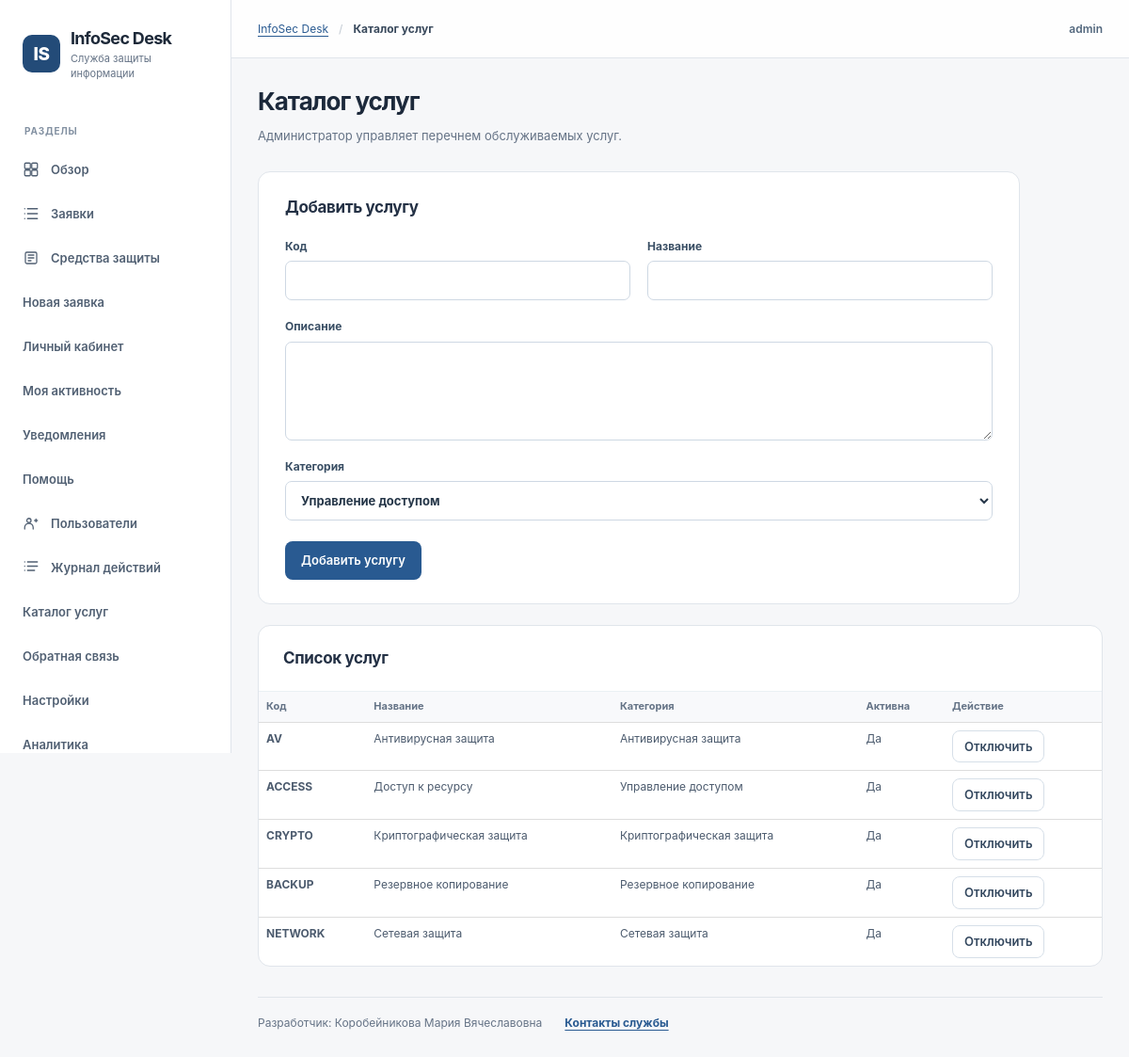
Page /admin/services (signed in) on the committed database.
### tables this page shows
CREATE TABLE users (
    id INTEGER PRIMARY KEY,
    username TEXT NOT NULL UNIQUE COLLATE NOCASE,
    full_name TEXT NOT NULL,
    password_hash TEXT NOT NULL,
    role TEXT NOT NULL CHECK (role IN ('requester', 'operator', 'admin')),
    active INTEGER NOT NULL DEFAULT 1 CHECK (active IN (0, 1)),
    created_at TEXT NOT NULL DEFAULT (datetime('now'))
);

CREATE TABLE service_catalog (
 id INTEGER PRIMARY KEY, code TEXT NOT NULL UNIQUE, name TEXT NOT NULL,
 description TEXT NOT NULL DEFAULT '', category TEXT NOT NULL, active INTEGER NOT NULL DEFAULT 1
);

### src/infosec_desk/web.py (the view)
    @app.get("/admin/services")
    def admin_services():
        require_user({"admin"})
        return show("admin_services.html", "Каталог услуг", items=service.list_services(db_path))

### src/infosec_desk/db.py (called while the page is built)
def connect(path: str | Path) -> sqlite3.Connection:
    db = sqlite3.connect(str(path), timeout=10)
    db.row_factory = sqlite3.Row
    db.execute("PRAGMA foreign_keys = ON")
    db.execute("PRAGMA busy_timeout = 5000")
    return db

### src/infosec_desk/security.py (called while the page is built)
def new_csrf_token() -> str:
    return secrets.token_urlsafe(32)

### src/infosec_desk/service.py (called while the page is built)
def find_user(db_path, user_id):
    with connect(db_path) as db:
        row = db.execute(
            "SELECT id,username,full_name,role,active FROM users WHERE id=?", (user_id,)
        ).fetchone()
    return dict(row) if row and row["active"] else None

def list_services(db_path, active_only=False):
    with connect(db_path) as db:
        sql = (
            "SELECT * FROM service_catalog"
            + (" WHERE active=1" if active_only else "")
            + " ORDER BY name"
        )
        return [dict(x) for x in db.execute(sql)]

def get_settings(db_path):
    with connect(db_path) as db:
        settings = {
            r["setting_key"]: r["setting_value"]
            for r in db.execute("SELECT * FROM application_settings")
        }
    return {
        "help_email": settings.get("help_email", "Уточняется у администратора"),
        "office_hours": settings.get("office_hours", "Пн-Пт, 09:00-18:00"),
        "site_title": settings.get("site_title", "InfoSec Desk"),
    }

### src/infosec_desk/templates/admin_services.html (shortened to what this page needs)
{% extends 'base.html' %}
{% block content %}
<div class="page-head"><div><h1>Каталог услуг</h1>
  <p class="page-description">Администратор управляет перечнем обслуживаемых услуг.</p>
</div></div>
<section class="panel narrow" aria-labelledby="service-add-title">
  <div class="panel-body">
    <h2 id="service-add-title" class="panel-title">Добавить услугу</h2>
    <form method="post" action="/admin/services" class="stack">
      <div class="form-grid">
        <label for="service-code">Код<input id="service-code" name="code" required></label>
        <label for="service-name">Название<input id="service-name" name="name" required></label>
      </div>
      <label for="service-description">Описание<textarea id="service-description" name="description" rows="3"></textarea></label>
      <label for="service-category">Категория
        <select id="service-category" name="category">{% for k, v in categories.items() %}<option value="{{ k }}">{{ v }}</option>{% endfor %}</select>
      </label>
      <div class="form-actions"><button class="primary" type="submit">Добавить услугу</button></div>
    </form>
  </div>
</section>
<section class="panel" aria-labelledby="service-list-title">
  <header class="panel-header"><h2 id="service-list-title">Список услуг</h2></header>
  <div class="table-wrap">
    <table class="data-table">
      <thead><tr><th scope="col">Код</th><th scope="col">Название</th><th scope="col">Категория</th><th scope="col">Активна</th><th scope="col">Действие</th></tr></thead>
      <tbody>
        {% for item in items %}
        <tr>
          <td class="table-strong">{{ item.code }}</td>
          <td>{{ item.name }}</td>
          <td>{{ categories[item.category] }}</td>
          <td>{{ 'Да' if item.active else 'Нет' }}</td>
          <td>
            <form method="post" action="/admin/services/{{ item.id }}/toggle">
              <button class="secondary" type="submit">{{ 'Отключить' if item.active else 'Включить' }}</button>
            </form>
          </td>
        </tr>
        {% else %}<tr><td colspan="5" class="empty-cell">Услуги пока не добавлены.</td></tr>{% endfor %}
      </tbody>
    </table>
  </div>
</section>
{% endblock %}

### src/infosec_desk/templates/base.html (shortened to what this page needs)
<!DOCTYPE html>
<html lang="ru">
<head>
  <link rel="stylesheet" href="/static/style.css?v=4">
</head>
<body>
<div class="layout">
  <aside class="sidebar" aria-label="Навигация">
    <a class="brand" href="/public/overview" aria-label="InfoSec Desk, на главную">
      <span class="brand-mark" aria-hidden="true">IS</span>
      <span><strong>InfoSec Desk</strong><small>Служба защиты информации</small></span>
    </a>
    <div class="sidebar-label">Разделы</div>
    <nav class="menu" aria-label="Главное меню">
      {% if user %}
      <a href="/" class="{{ 'active' if request.path == '/' else '' }}" {% if request.path == '/' %}aria-current="page"{% endif %}>
        Обзор
      </a>
      <a href="/tickets" class="{{ 'active' if request.path.startswith('/tickets') else '' }}" {% if request.path.startswith('/tickets') %}aria-current="page"{% endif %}>
        <svg class="menu-icon" aria-hidden="true" viewBox="0 0 24 24" fill="none" stroke="currentColor" stroke-width="1.7" stroke-linecap="round" stroke-linejoin="round"><path d="M7 5h14M7 12h14M7 19h14"/><path d="M3 5h.01M3 12h.01M3 19h.01"/></svg>
        Заявки
      </a>
      <a href="/assets" class="{{ 'active' if request.path == '/assets' else '' }}" {% if request.path == '/assets' %}aria-current="page"{% endif %}>
        <svg class="menu-icon" aria-hidden="true" viewBox="0 0 24 24" fill="none" stroke="currentColor" stroke-width="1.7" stroke-linecap="round" stroke-linejoin="round"><rect x="4" y="4" width="16" height="16" rx="2"/><path d="M8 8h8M8 12h8M8 16h4"/></svg>
        Средства защиты
      </a>
      <a href="/tickets/new">Новая заявка</a>
      <a href="/profile">Личный кабинет</a>
      <a href="/my-activity">Моя активность</a>
      <a href="/notifications">Уведомления</a>
      <a href="/my-help">Помощь</a>
      {% if user.role == 'admin' %}
      <a href="/users" class="{{ 'active' if request.path == '/users' else '' }}" {% if request.path == '/users' %}aria-current="page"{% endif %}>
        <svg class="menu-icon" aria-hidden="true" viewBox="0 0 24 24" fill="none" stroke="currentColor" stroke-width="1.7" stroke-linecap="round" stroke-linejoin="round"><circle cx="9" cy="8" r="3"/><path d="M3 20v-2a6 6 0 0 1 12 0v2M17 8h4M19 6v4"/></svg>
        Пользователи
      </a>
      <a href="/audit" class="{{ 'active' if request.path == '/audit' else '' }}" {% if request.path == '/audit' %}aria-current="page"{% endif %}>
        <svg class="menu-icon" aria-hidden="true" viewBox="0 0 24 24" fill="none" stroke="currentColor" stroke-width="1.7" stroke-linecap="round" stroke-linejoin="round"><path d="M7 4h14M7 10h14M7 16h10M3 4h.01M3 10h.01M3 16h.01"/></svg>
        Журнал действий
      </a>
      <a href="/admin/services">Каталог услуг</a>
      <a href="/admin/feedback">Обратная связь</a>
      <a href="/admin/settings">Настройки</a>
      <a href="/admin/analytics">Аналитика</a>
      {% endif %}
      {% endif %}
    </nav>
  </aside>
  <main class="content" id="main-content">
    <header class="topbar">
      <nav class="topbar-path" aria-label="Хлебные крошки">
        <a href="/public/overview">InfoSec Desk</a><span class="topbar-divider">/</span>
        <strong aria-current="page">{{ title }}</strong>
      </nav>
      <div class="topbar-account">
        <span class="topbar-user">{{ user.username if user else 'Гость' }}</span>
      </div>
    </header>
    <div class="page">
      {% block content %}{% endblock %}
      <footer class="site-footer">
        <span>Разработчик: Коробейникова Мария Вячеславовна</span>
        <a href="/public/contacts">Контакты службы</a>
      </footer>
    </div>
  </main>
</div>
</body>
</html>

### rows in the picture
users: username "admin"
service_catalog: code "AV", name "Антивирусная защита", category "Антивирусная защита", active "Да", active "Отключить"
service_catalog: code "ACCESS", name "Доступ к ресурсу", category "Управление доступом", active "Да", active "Отключить"
service_catalog: code "CRYPTO", name "Криптографическая защита", category "Криптографическая защита", active "Да", active "Отключить"
service_catalog: code "BACKUP", name "Резервное копирование", category "Резервное копирование", active "Да", active "Отключить"
service_catalog: code "NETWORK", name "Сетевая защита", category "Сетевая защита", active "Да", active "Отключить"

### other values in the picture
{{ title }} "Каталог услуг"
form field category "Управление доступом"
